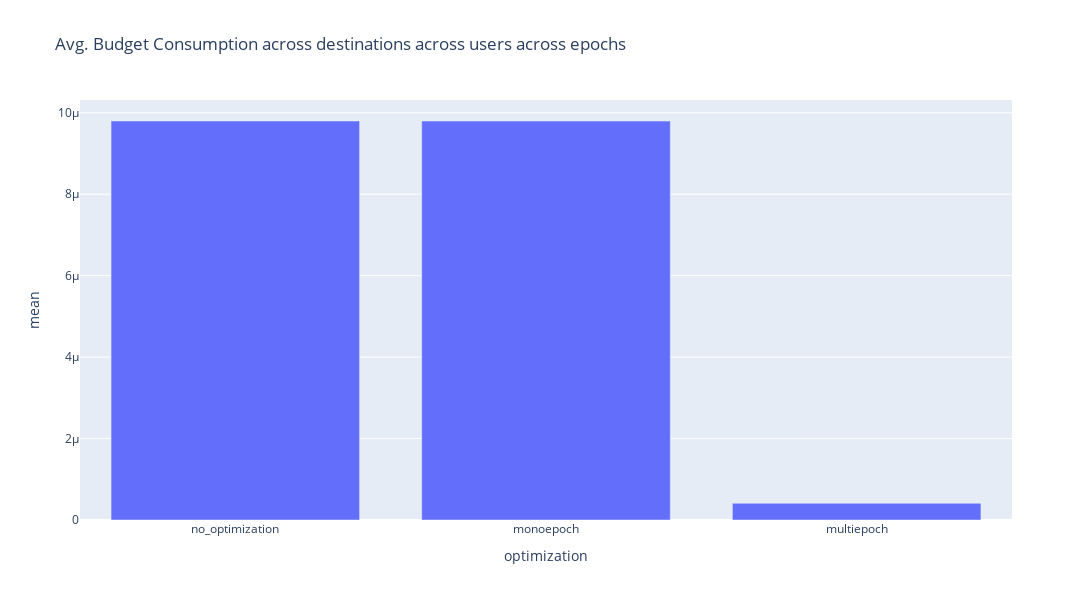

This figure's notebook cell:
### Code cell
from utils import plot_avg_budget_across_destinations_across_epochs_across_users
plot_avg_budget_across_destinations_across_epochs_across_users(destinations_data_df, total_users_converted_across_destinations)

### Figure 1 — Plotly figure (JSON) as saved in the notebook; plotly's stock layout.template omitted (floating-point values rounded to 4 significant figures)
{"data": [{"alignmentgroup": "True", "hovertemplate": "optimization=%{x}<br>mean=%{y}<extra></extra>", "legendgroup": "", "marker": {"color": "#636efa", "pattern": {"shape": ""}}, "name": "", "offsetgroup": "", "orientation": "v", "showlegend": false, "textposition": "auto", "type": "bar", "x": ["no_optimization", "monoepoch", "multiepoch"], "xaxis": "x", "y": [9.797e-06, 9.795e-06, 4.099e-07], "yaxis": "y"}], "layout": {"barmode": "relative", "height": 600, "legend": {"tracegroupgap": 0}, "title": {"text": "Avg. Budget Consumption across destinations across users across epochs"}, "width": 1100, "xaxis": {"anchor": "y", "autorange": true, "domain": [0, 1], "range": [-0.5, 2.5], "title": {"text": "optimization"}, "type": "category"}, "yaxis": {"anchor": "x", "autorange": true, "domain": [0, 1], "range": [0, 1.031e-05], "title": {"text": "mean"}, "type": "linear"}}}
